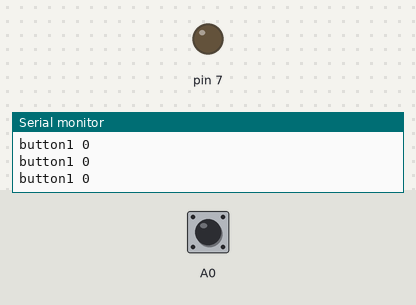
Simulated run of this sketch. Board: Arduino Uno, built with avr-gcc and run on an emulated ATmega328P. On the bench: output pins drawn as LEDs (lit = HIGH), the last lines printed to the serial monitor. Inputs (shaded band) come from the test bench; at power-on: A0 HIGH.

Above: at 1.2 s.
1.3 s: A0 pulled LOW for 0.15 s
At 1.4 s:
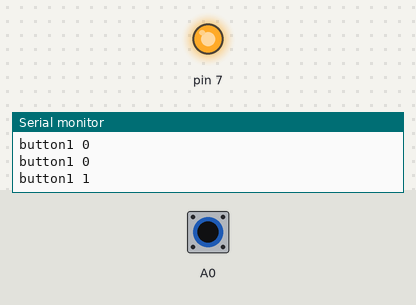
3.0 s: A0 pulled LOW for 3.2 s
At 7.2 s:
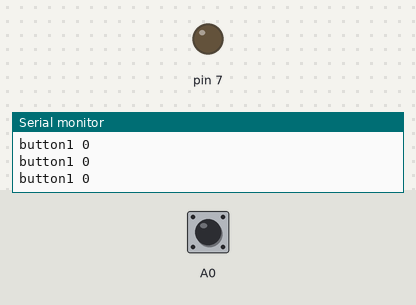
Timing chart, 0 to 8.7 s (numbered marks = the images above; inputs shaded):
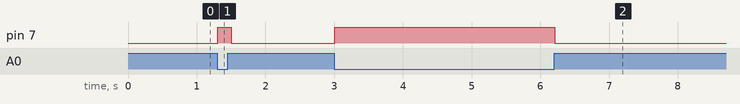

Measured:
- after the input at 1.3 s, pin 7: LOW → HIGH at once, → LOW 0.20 s later
- after the input at 3.0 s, pin 7: LOW → HIGH at once, → LOW 3.2 s later

The sketch:

lesson8_rele_with_button.ino
```cpp
int speedBod = 9600;

void setup() {
  Serial.begin(speedBod);
  pinMode(A0, INPUT_PULLUP);
  pinMode(7, OUTPUT);
}

void loop() {
  bool button1 = !digitalRead(A0);
  digitalWrite(7, button1);

  Serial.print("button1 ");
  Serial.println(button1);

  delay(100);
}
```
